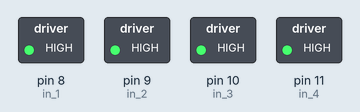
Simulated run of this sketch. Board: Arduino Uno, built with avr-gcc and run on an emulated ATmega328P. Parts: switched loads named in the sketch (green lamp = pin HIGH).

Above: at 0.5 s.
At 2.5 s:
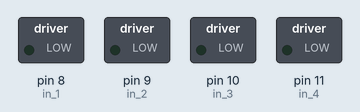
Timing chart, 0 to 5.2 s (numbered marks = the images above):
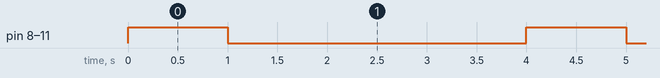

Measured:
- by itself, pin 8 (in_1), pin 9 (in_2), pin 10 (in_3), pin 11 (in_4): alternates HIGH for 1.0 s and LOW for 3.0 s

The sketch:

motor_test.ino
```cpp
const int in_1 = 8 ; //ccw
const int in_2 = 9 ; //left motor
const int in_3 = 10; //ccw
const int in_4 = 11; //right motor

void setup() {
 pinMode(in_1,OUTPUT); //Logic pins are also set as output
 pinMode(in_2,OUTPUT);
 pinMode(in_3,OUTPUT);
 pinMode(in_4,OUTPUT);
}

void loop() {
  digitalWrite(in_1,HIGH);
  digitalWrite(in_2,HIGH);
  digitalWrite(in_3,HIGH );
  digitalWrite(in_4,HIGH);
  delay(1000);
  digitalWrite(in_1,LOW);
  digitalWrite(in_2,LOW);
  digitalWrite(in_3,LOW);
  digitalWrite(in_4,LOW);
  delay(3000);

}
```
